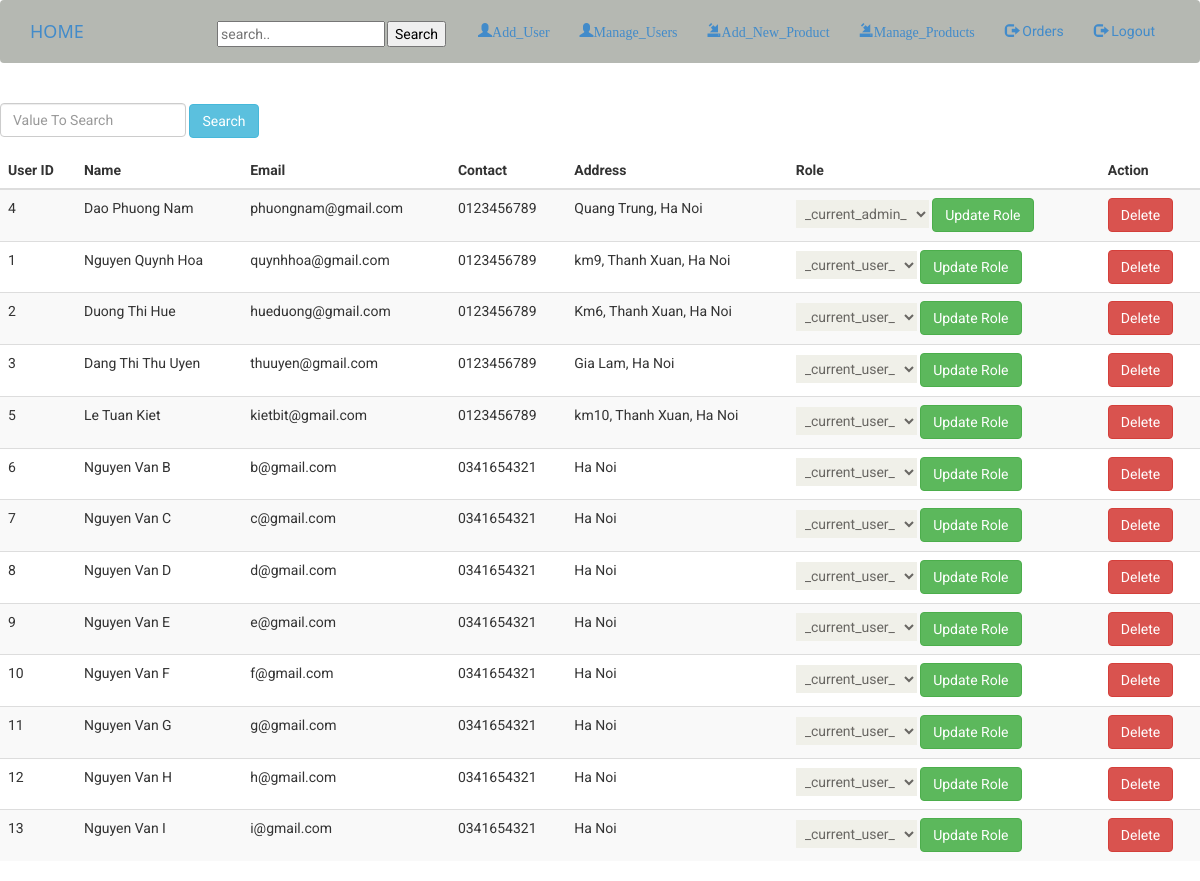
Page /index.php?controller=userController&action=list (signed in) on the committed database.
### tables this page shows
CREATE TABLE users (
    user_id integer(11) PRIMARY KEY not null auto_increment,
    name varchar(255) ,
    email varchar(255) ,
    password varchar(255) ,
    contact varchar(255) ,
    address varchar(255),
    role varchar(255) not null
);

### models/userModel.php (called while the page is built, shortened)
<?php
	class userModel
	{
		private $hostname = 'localhost';
		private $username = 'root';
		private $password = '';
		private $dbname = 'store';
		private $con = null;
		private $result = null;
		public function connect()
		{
			$this->con =  mysqli_connect($this->hostname, $this->username, $this->password, $this->dbname);
		if ($this->con)
			 {
			 mysqli_set_charset($this->con, 'utf8');
			 }
			return $this->con;
		}
		public function execute($sql)
		{
			$this->result = $this->con->query($sql);
			return $this->result;
		}
		public function getData()
		{
			if ($this->result)
				$data = mysqli_fetch_array($this->result);
			else
				$data = 0;
			return $data;
		}
        public function getAllData($table)
        {
            $sql = "SELECT * FROM $table ORDER BY role ASC";
            $this->execute($sql);
            if ($this->num_rows() === 0)
                $data = 0;
            else
                while ($datas = $this->getData())
                    $data[] = $datas;
            return $data;
        }
		public function num_rows()
	{
			if ($this->result)
				$num = mysqli_num_rows($this->result);
			else $num = 0;
			return $num;
		}
	}

### views/users/userList.php (the view, shortened to what this page needs)
<!DOCTYPE html>
<html lang="en">
<head>
    <link href="css/bootstrap.min.css" rel="stylesheet">
    <link href="css/font-awesome.min.css" rel="stylesheet">
    <link href="css/prettyPhoto.css" rel="stylesheet">
    <link href="css/price-range.css" rel="stylesheet">
    <link href="css/animate.css" rel="stylesheet">
	<link href="css/main.css" rel="stylesheet">
	<link href="css/responsive.css" rel="stylesheet">
</head>
<body>
    <?php
    require_once 'views/header.php';
    ?>
<br>
<div class="table-responsive-md">
    <form action="index.php?controller=userController&action=list" method="post">
        <div class="active-pink-3 active-pink-4 mb-4">
            <label><input  class="form-control"  type="text" name="valueToSearch" placeholder="Value To Search"></label>
            <button type = "submit" name="search" class="btn btn-info">Search</button>
        </div>
        <table class="table table-striped">
            <thead>
            <tr>
                <th >User ID </th>
                <th> Name </th>
                <th> Email</th>
                <th> Contact</th>
                <th> Address</th>
                <th>Role</th>
                <th>Action</th>
            </tr>
            </thead>
            <tbody>
            <?php foreach ((array) $userList as $user) {?>
                <tr class="delete_mem<?php echo $user['user_id'] ?>" >
                    <td><?php echo $user['user_id'] ?></td>
                    <td><?php echo $user['name'] ?></td>
                    <td><?php echo $user['email'] ?></td>
                    <td><?php echo $user['contact'] ?></td>
                    <td><?php echo $user['address'] ?></td>
                    <td>
                        <form action = "index.php?controller=userController&action=updateRole&id=<?php echo $user['user_id'] ?>" method ="POST">
                        <label>
                            <select name="role"  >
                                <option selected disabled>_current_<?php echo $user['role']?>_</option>
                            </select>
                        </label>
                        <button type="submit" class="btn btn-success" href="index.php?controller=userController&action=updateRole&id=<?php echo$user['user_id'] ?>"> Update Role</button>
                        </form>
                    </td>
                    <td>
                    <a class="btn btn-danger" id="<?php echo $user['user_id']; ?>">Delete</a>
                    </td>
                </tr>
            <?php }?>
            </tbody>
        </table>
    </form>
</div>
</body>
</html>

### css/main.css (style rules this page uses)
body { font-family: 'Roboto', sans-serif; position: relative; font-weight: 400px; }
a { -webkit-transition: 300ms; transition: 300ms; }
.user_info input, select, textarea { background: #F0F0E9; border: 0; color: #696763; padding: 5px; width: 100%; border-radius: 0; resize: none }

### rows in the picture
users: user_id "4", name "Dao Phuong Nam", email "phuongnam@gmail.com", contact "0123456789", address "Quang Trung, Ha Noi"
users: user_id "1", name "Nguyen Quynh Hoa", email "quynhhoa@gmail.com", contact "0123456789", address "km9, Thanh Xuan, Ha Noi"
users: user_id "2", name "Duong Thi Hue", email "hueduong@gmail.com", contact "0123456789", address "Km6, Thanh Xuan, Ha Noi"
users: user_id "3", name "Dang Thi Thu Uyen", email "thuuyen@gmail.com", contact "0123456789", address "Gia Lam, Ha Noi"
users: user_id "5", name "Le Tuan Kiet", email "kietbit@gmail.com", contact "0123456789", address "km10, Thanh Xuan, Ha Noi"
users: user_id "6", name "Nguyen Van B", email "b@gmail.com", contact "0341654321", address "Ha Noi"
users: user_id "7", name "Nguyen Van C", email "c@gmail.com", contact "0341654321", address "Ha Noi"
users: user_id "8", name "Nguyen Van D", email "d@gmail.com", contact "0341654321", address "Ha Noi"
users: user_id "9", name "Nguyen Van E", email "e@gmail.com", contact "0341654321", address "Ha Noi"
users: user_id "10", name "Nguyen Van F", email "f@gmail.com", contact "0341654321", address "Ha Noi"
users: user_id "11", name "Nguyen Van G", email "g@gmail.com", contact "0341654321", address "Ha Noi"
users: user_id "12", name "Nguyen Van H", email "h@gmail.com", contact "0341654321", address "Ha Noi"
users: user_id "13", name "Nguyen Van I", email "i@gmail.com", contact "0341654321", address "Ha Noi"
